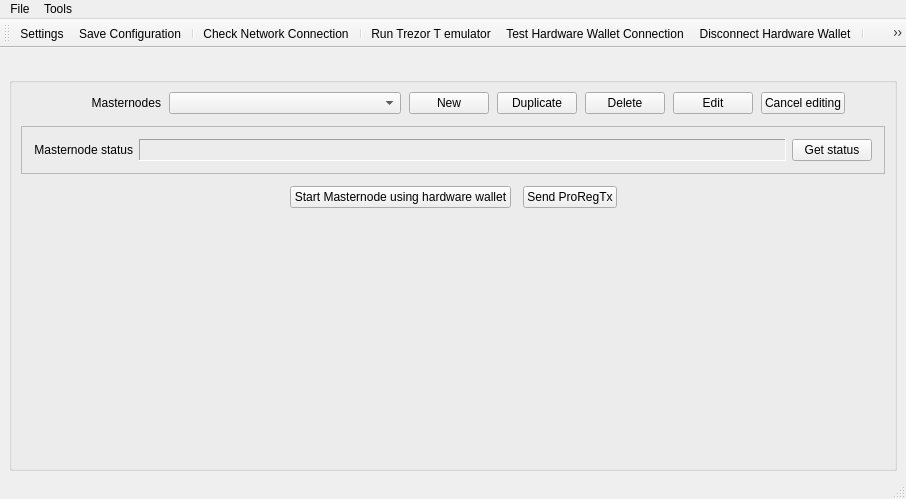
<?xml version="1.0" encoding="UTF-8"?>
<ui version="4.0">
 <class>MainWindow</class>
 <widget class="QMainWindow" name="MainWindow">
  <property name="geometry">
   <rect>
    <x>0</x>
    <y>0</y>
    <width>906</width>
    <height>499</height>
   </rect>
  </property>
  <property name="sizePolicy">
   <sizepolicy hsizetype="Preferred" vsizetype="Preferred">
    <horstretch>0</horstretch>
    <verstretch>1</verstretch>
   </sizepolicy>
  </property>
  <property name="windowTitle">
   <string>MainWindow</string>
  </property>
  <widget class="QWidget" name="centralwidget">
   <layout class="QVBoxLayout" name="verticalLayout" stretch="0,1">
    <property name="bottomMargin">
     <number>6</number>
    </property>
    <item>
     <layout class="QHBoxLayout" name="layMessage" stretch="0">
      <property name="spacing">
       <number>0</number>
      </property>
      <property name="leftMargin">
       <number>0</number>
      </property>
      <property name="bottomMargin">
       <number>0</number>
      </property>
      <item>
       <widget class="QLabel" name="lblMessage">
        <property name="sizePolicy">
         <sizepolicy hsizetype="Minimum" vsizetype="Preferred">
          <horstretch>0</horstretch>
          <verstretch>0</verstretch>
         </sizepolicy>
        </property>
        <property name="text">
         <string/>
        </property>
        <property name="wordWrap">
         <bool>true</bool>
        </property>
        <property name="margin">
         <number>0</number>
        </property>
        <property name="openExternalLinks">
         <bool>true</bool>
        </property>
       </widget>
      </item>
     </layout>
    </item>
    <item>
     <widget class="QGroupBox" name="gbMain">
      <property name="sizePolicy">
       <sizepolicy hsizetype="Expanding" vsizetype="Expanding">
        <horstretch>1</horstretch>
        <verstretch>1</verstretch>
       </sizepolicy>
      </property>
      <property name="title">
       <string/>
      </property>
      <layout class="QVBoxLayout" name="verticalLayout_2">
       <property name="spacing">
        <number>12</number>
       </property>
       <item>
        <layout class="QHBoxLayout" name="layMasternodesControl" stretch="0,3,0,0,0,0,0,0">
         <property name="spacing">
          <number>8</number>
         </property>
         <property name="leftMargin">
          <number>0</number>
         </property>
         <property name="topMargin">
          <number>0</number>
         </property>
         <property name="rightMargin">
          <number>0</number>
         </property>
         <property name="bottomMargin">
          <number>0</number>
         </property>
         <item>
          <widget class="QLabel" name="label_5">
           <property name="minimumSize">
            <size>
             <width>140</width>
             <height>0</height>
            </size>
           </property>
           <property name="maximumSize">
            <size>
             <width>140</width>
             <height>16777215</height>
            </size>
           </property>
           <property name="text">
            <string>Masternodes</string>
           </property>
           <property name="alignment">
            <set>Qt::AlignRight|Qt::AlignTrailing|Qt::AlignVCenter</set>
           </property>
          </widget>
         </item>
         <item>
          <widget class="QComboBox" name="cboMasternodes">
           <property name="sizePolicy">
            <sizepolicy hsizetype="MinimumExpanding" vsizetype="Fixed">
             <horstretch>0</horstretch>
             <verstretch>0</verstretch>
            </sizepolicy>
           </property>
           <property name="minimumSize">
            <size>
             <width>140</width>
             <height>0</height>
            </size>
           </property>
           <property name="maximumSize">
            <size>
             <width>250</width>
             <height>16777215</height>
            </size>
           </property>
           <property name="toolTip">
            <string>List of configured masternodes</string>
           </property>
           <property name="editable">
            <bool>false</bool>
           </property>
          </widget>
         </item>
         <item>
          <widget class="QPushButton" name="btnNewMn">
           <property name="sizePolicy">
            <sizepolicy hsizetype="Minimum" vsizetype="Fixed">
             <horstretch>0</horstretch>
             <verstretch>0</verstretch>
            </sizepolicy>
           </property>
           <property name="maximumSize">
            <size>
             <width>16777215</width>
             <height>16777215</height>
            </size>
           </property>
           <property name="toolTip">
            <string>Create a new Masternode configuration</string>
           </property>
           <property name="text">
            <string>New</string>
           </property>
          </widget>
         </item>
         <item>
          <widget class="QPushButton" name="btnDuplicateMn">
           <property name="sizePolicy">
            <sizepolicy hsizetype="Minimum" vsizetype="Fixed">
             <horstretch>0</horstretch>
             <verstretch>0</verstretch>
            </sizepolicy>
           </property>
           <property name="toolTip">
            <string>Duplicate masternode entry</string>
           </property>
           <property name="text">
            <string>Duplicate</string>
           </property>
          </widget>
         </item>
         <item>
          <widget class="QPushButton" name="btnDeleteMn">
           <property name="sizePolicy">
            <sizepolicy hsizetype="Minimum" vsizetype="Fixed">
             <horstretch>0</horstretch>
             <verstretch>0</verstretch>
            </sizepolicy>
           </property>
           <property name="toolTip">
            <string>Delete current Masternode configuration</string>
           </property>
           <property name="text">
            <string>Delete</string>
           </property>
          </widget>
         </item>
         <item>
          <widget class="QPushButton" name="btnEditMn">
           <property name="sizePolicy">
            <sizepolicy hsizetype="Minimum" vsizetype="Fixed">
             <horstretch>0</horstretch>
             <verstretch>0</verstretch>
            </sizepolicy>
           </property>
           <property name="maximumSize">
            <size>
             <width>16777215</width>
             <height>16777215</height>
            </size>
           </property>
           <property name="toolTip">
            <string>Enable editing</string>
           </property>
           <property name="text">
            <string>Edit</string>
           </property>
          </widget>
         </item>
         <item>
          <widget class="QPushButton" name="btnCancelEditingMn">
           <property name="text">
            <string>Cancel editing</string>
           </property>
          </widget>
         </item>
         <item>
          <spacer name="horizontalSpacer">
           <property name="orientation">
            <enum>Qt::Horizontal</enum>
           </property>
           <property name="sizeHint" stdset="0">
            <size>
             <width>40</width>
             <height>20</height>
            </size>
           </property>
          </spacer>
         </item>
        </layout>
       </item>
       <item>
        <widget class="QFrame" name="frmMasternodeDetails">
         <property name="frameShape">
          <enum>QFrame::StyledPanel</enum>
         </property>
         <property name="frameShadow">
          <enum>QFrame::Plain</enum>
         </property>
         <layout class="QVBoxLayout" name="verticalLayout_3">
          <property name="spacing">
           <number>-1</number>
          </property>
          <property name="leftMargin">
           <number>12</number>
          </property>
          <property name="topMargin">
           <number>12</number>
          </property>
          <property name="rightMargin">
           <number>12</number>
          </property>
          <property name="bottomMargin">
           <number>12</number>
          </property>
          <item>
           <layout class="QHBoxLayout" name="horizontalLayout" stretch="0,1,0">
            <property name="spacing">
             <number>-1</number>
            </property>
            <item>
             <widget class="QLabel" name="lblMasternodeStatus">
              <property name="minimumSize">
               <size>
                <width>0</width>
                <height>0</height>
               </size>
              </property>
              <property name="maximumSize">
               <size>
                <width>16777215</width>
                <height>16777215</height>
               </size>
              </property>
              <property name="text">
               <string>Masternode status</string>
              </property>
              <property name="alignment">
               <set>Qt::AlignRight|Qt::AlignTrailing|Qt::AlignVCenter</set>
              </property>
             </widget>
            </item>
            <item>
             <widget class="QLabel" name="lblMnStatus">
              <property name="frameShape">
               <enum>QFrame::Panel</enum>
              </property>
              <property name="frameShadow">
               <enum>QFrame::Sunken</enum>
              </property>
              <property name="text">
               <string/>
              </property>
              <property name="wordWrap">
               <bool>true</bool>
              </property>
              <property name="textInteractionFlags">
               <set>Qt::LinksAccessibleByMouse|Qt::TextSelectableByMouse</set>
              </property>
             </widget>
            </item>
            <item>
             <widget class="QPushButton" name="btnRefreshMnStatus">
              <property name="sizePolicy">
               <sizepolicy hsizetype="Minimum" vsizetype="Fixed">
                <horstretch>0</horstretch>
                <verstretch>0</verstretch>
               </sizepolicy>
              </property>
              <property name="toolTip">
               <string>Get Masternode's status</string>
              </property>
              <property name="text">
               <string>Get status</string>
              </property>
             </widget>
            </item>
           </layout>
          </item>
         </layout>
        </widget>
       </item>
       <item>
        <layout class="QHBoxLayout" name="horizontalLayout_2">
         <property name="spacing">
          <number>-1</number>
         </property>
         <item>
          <spacer name="horizontalSpacer_2">
           <property name="orientation">
            <enum>Qt::Horizontal</enum>
           </property>
           <property name="sizeHint" stdset="0">
            <size>
             <width>40</width>
             <height>20</height>
            </size>
           </property>
          </spacer>
         </item>
         <item>
          <widget class="QPushButton" name="btnBroadcastMn">
           <property name="sizePolicy">
            <sizepolicy hsizetype="Minimum" vsizetype="Fixed">
             <horstretch>0</horstretch>
             <verstretch>0</verstretch>
            </sizepolicy>
           </property>
           <property name="minimumSize">
            <size>
             <width>0</width>
             <height>0</height>
            </size>
           </property>
           <property name="maximumSize">
            <size>
             <width>16777215</width>
             <height>16777215</height>
            </size>
           </property>
           <property name="toolTip">
            <string>Broadcast information about the Masternode</string>
           </property>
           <property name="styleSheet">
            <string notr="true"/>
           </property>
           <property name="text">
            <string>Start Masternode using hardware wallet</string>
           </property>
          </widget>
         </item>
         <item>
          <widget class="QPushButton" name="btnMigrateToDMN">
           <property name="toolTip">
            <string>Register new/update existing deterministic (DIP-3) masternode or migrate from non-deterministic to deterministic masternode. </string>
           </property>
           <property name="text">
            <string>Send ProRegTx</string>
           </property>
          </widget>
         </item>
         <item>
          <spacer name="horizontalSpacer_3">
           <property name="orientation">
            <enum>Qt::Horizontal</enum>
           </property>
           <property name="sizeHint" stdset="0">
            <size>
             <width>40</width>
             <height>20</height>
            </size>
           </property>
          </spacer>
         </item>
        </layout>
       </item>
       <item>
        <spacer name="verticalSpacer">
         <property name="orientation">
          <enum>Qt::Vertical</enum>
         </property>
         <property name="sizeHint" stdset="0">
          <size>
           <width>20</width>
           <height>40</height>
          </size>
         </property>
        </spacer>
       </item>
      </layout>
     </widget>
    </item>
   </layout>
  </widget>
  <widget class="QStatusBar" name="statusBar"/>
  <widget class="QMenuBar" name="menuBar">
   <property name="geometry">
    <rect>
     <x>0</x>
     <y>0</y>
     <width>906</width>
     <height>22</height>
    </rect>
   </property>
   <widget class="QMenu" name="menuTools">
    <property name="title">
     <string>Tools</string>
    </property>
    <widget class="QMenu" name="menuClear">
     <property name="title">
      <string>Clear</string>
     </property>
     <addaction name="action_clear_wallet_cache"/>
     <addaction name="action_clear_proposals_cache"/>
    </widget>
    <addaction name="action_transfer_funds_for_any_address"/>
    <addaction name="separator"/>
    <addaction name="action_sign_message_for_cur_mn"/>
    <addaction name="action_hw_configuration"/>
    <addaction name="action_hw_initialization_recovery"/>
    <addaction name="separator"/>
    <addaction name="action_import_masternode_conf"/>
    <addaction name="separator"/>
    <addaction name="action_check_for_updates"/>
    <addaction name="action_command_console"/>
    <addaction name="action_open_log_file"/>
    <addaction name="action_open_data_folder"/>
    <addaction name="menuClear"/>
   </widget>
   <widget class="QMenu" name="menuFile">
    <property name="title">
     <string>File</string>
    </property>
    <widget class="QMenu" name="action_open_recent_files">
     <property name="title">
      <string>Recent Configuration Files</string>
     </property>
    </widget>
    <addaction name="action_load_config_file"/>
    <addaction name="action_open_recent_files"/>
    <addaction name="action_save_config_file"/>
    <addaction name="action_save_config_file_as"/>
    <addaction name="separator"/>
    <addaction name="action_open_settings_window"/>
    <addaction name="separator"/>
    <addaction name="action_about_app"/>
    <addaction name="action_about_qt"/>
   </widget>
   <addaction name="menuFile"/>
   <addaction name="menuTools"/>
  </widget>
  <widget class="QToolBar" name="toolBar">
   <property name="windowTitle">
    <string>toolBar</string>
   </property>
   <property name="toolButtonStyle">
    <enum>Qt::ToolButtonIconOnly</enum>
   </property>
   <property name="floatable">
    <bool>false</bool>
   </property>
   <attribute name="toolBarArea">
    <enum>TopToolBarArea</enum>
   </attribute>
   <attribute name="toolBarBreak">
    <bool>false</bool>
   </attribute>
   <addaction name="action_open_settings_window"/>
   <addaction name="action_save_config_file"/>
   <addaction name="separator"/>
   <addaction name="action_check_network_connection"/>
   <addaction name="separator"/>
   <addaction name="action_run_trezor_emulator"/>
   <addaction name="action_test_hw_connection"/>
   <addaction name="action_disconnect_hw"/>
   <addaction name="separator"/>
   <addaction name="action_open_proposals_window"/>
   <addaction name="separator"/>
   <addaction name="action_transfer_funds_for_any_address"/>
   <addaction name="action_sign_message_for_cur_mn"/>
  </widget>
  <action name="action_transfer_funds_for_cur_mn">
   <property name="text">
    <string>Transfer Funds for Current Masternode...</string>
   </property>
  </action>
  <action name="action_transfer_funds_for_all_mns">
   <property name="text">
    <string>Transfer Funds for All Masternodes</string>
   </property>
  </action>
  <action name="action_transfer_funds_for_any_address">
   <property name="text">
    <string>Transfer Funds / Wallet</string>
   </property>
  </action>
  <action name="action_sign_message_for_cur_mn">
   <property name="text">
    <string>Sign Message for Current Masternode...</string>
   </property>
  </action>
  <action name="action_hw_configuration">
   <property name="text">
    <string>Hardware Wallet PIN/passphrase Configuration...</string>
   </property>
  </action>
  <action name="action_load_config_file">
   <property name="text">
    <string>Open Configuration File...</string>
   </property>
   <property name="toolTip">
    <string>Open configuration file</string>
   </property>
  </action>
  <action name="action_save_config_file_as">
   <property name="text">
    <string>Save Configuration As...</string>
   </property>
  </action>
  <action name="action_save_config_file">
   <property name="text">
    <string>Save Configuration</string>
   </property>
  </action>
  <action name="action_check_network_connection">
   <property name="text">
    <string>Check Network Connection</string>
   </property>
   <property name="toolTip">
    <string>Check Stash Network Connection</string>
   </property>
  </action>
  <action name="action_open_settings_window">
   <property name="text">
    <string>Settings</string>
   </property>
   <property name="toolTip">
    <string>Settings</string>
   </property>
   <property name="menuRole">
    <enum>QAction::PreferencesRole</enum>
   </property>
  </action>
  <action name="action_open_proposals_window">
   <property name="text">
    <string>Proposals</string>
   </property>
   <property name="toolTip">
    <string>Proposals</string>
   </property>
  </action>
  <action name="action_test_hw_connection">
   <property name="text">
    <string>Test Hardware Wallet Connection</string>
   </property>
  </action>
  <action name="action_disconnect_hw">
   <property name="text">
    <string>Disconnect Hardware Wallet</string>
   </property>
  </action>
  <action name="action_hw_initialization_recovery">
   <property name="text">
    <string>Hardware Wallet Initialization/Recovery...</string>
   </property>
  </action>
  <action name="action_check_for_updates">
   <property name="text">
    <string>Check For Updates</string>
   </property>
  </action>
  <action name="action_open_log_file">
   <property name="text">
    <string>Open Log File</string>
   </property>
   <property name="shortcut">
    <string>Meta+Alt+L</string>
   </property>
  </action>
  <action name="action_about_app">
   <property name="text">
    <string>About StashMasternodeTool...</string>
   </property>
   <property name="menuRole">
    <enum>QAction::AboutRole</enum>
   </property>
  </action>
  <action name="action_import_masternode_conf">
   <property name="text">
    <string>Import masternodes from the masternode.conf file...</string>
   </property>
  </action>
  <action name="action_about_qt">
   <property name="text">
    <string>About Qt...</string>
   </property>
   <property name="toolTip">
    <string>About Qt</string>
   </property>
   <property name="menuRole">
    <enum>QAction::AboutQtRole</enum>
   </property>
  </action>
  <action name="action_gen_mn_priv_key_compressed">
   <property name="text">
    <string>Generate masternode private key (compressed)</string>
   </property>
   <property name="shortcut">
    <string>Ctrl+Alt+C</string>
   </property>
  </action>
  <action name="action_gen_mn_priv_key_uncompressed">
   <property name="text">
    <string>Generate masternode private key (uncompressed)</string>
   </property>
   <property name="toolTip">
    <string>Generate masternode private key (uncompressed)</string>
   </property>
   <property name="shortcut">
    <string>Ctrl+Alt+U</string>
   </property>
  </action>
  <action name="action_command_console">
   <property name="text">
    <string>Command Console</string>
   </property>
   <property name="shortcut">
    <string>Meta+Alt+C</string>
   </property>
  </action>
  <action name="action_run_trezor_emulator">
   <property name="text">
    <string>Run Trezor T emulator</string>
   </property>
   <property name="toolTip">
    <string>Run Trezor T emulator</string>
   </property>
  </action>
  <action name="action_open_data_folder">
   <property name="text">
    <string>Open Application Data Folder</string>
   </property>
  </action>
  <action name="action_clear_wallet_cache">
   <property name="text">
    <string>Wallet Cache</string>
   </property>
  </action>
  <action name="action_clear_proposals_cache">
   <property name="text">
    <string>Proposals Cache</string>
   </property>
  </action>
 </widget>
 <tabstops>
  <tabstop>cboMasternodes</tabstop>
  <tabstop>btnNewMn</tabstop>
  <tabstop>btnEditMn</tabstop>
  <tabstop>btnDeleteMn</tabstop>
 </tabstops>
 <resources/>
 <connections/>
</ui>
